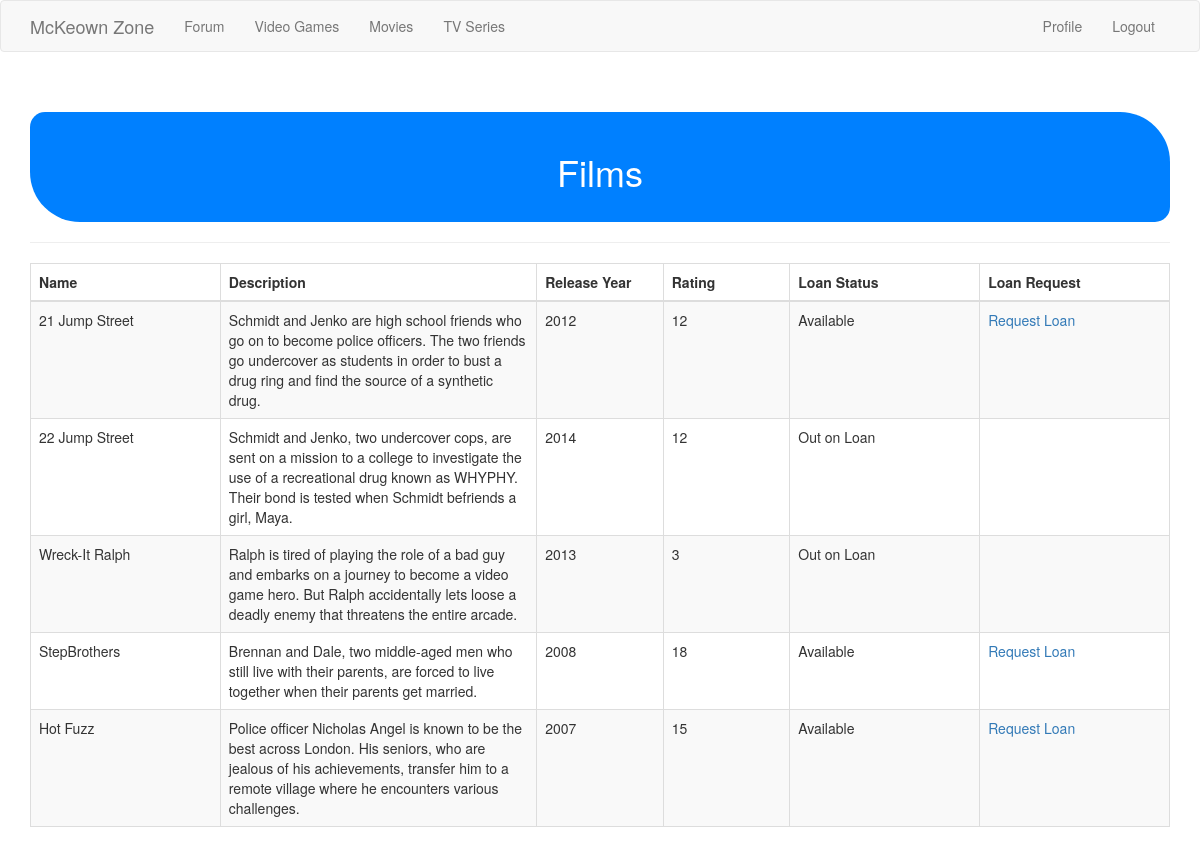
The app's page /films (signed in) with its own data.
### app/models.py (models this page shows)
class Film(db.Model):
	id = db.Column(db.Integer, primary_key=True)
	name = db.Column(db.String(50))
	description = db.Column(db.String(250))
	release_year = db.Column(db.Integer)
	rating = db.Column(db.Integer)
	loan_status = db.Column(db.String(150))
	last_update = db.Column(db.DateTime, default=datetime.utcnow)

### app/routes.py (the view)
@app.route('/films')
@login_required
def films():
	films = Film.query.all()
	return render_template ('films.html', films=films, title="Films")

### app/models.py (called while the page is built)
@login.user_loader
def load_user(id):
	return User.query.get(int(id));

### app/routes.py (called while the page is built)
@app.before_request
def before_request():
	if current_user.is_authenticated:
		current_user.last_seen = datetime.utcnow()
		db.session.commit()

### app/templates/films.html (shortened to what this page needs)
{% import "bootstrap/utils.html" as utils %}
{% extends "base.html" %}
{% block app_content %}
<div class="content-section">
  <div class="outer">
    <div class="middle">
      <div class="inner">
        <br/>
        <br/>
        <div class="roundedcornershapes">
        <h1 style="text-align:center;">Films</h1></div>
        {% if films %}
          <hr class="intro-divider">
          <div class="center">
            <table class="table table-striped table-bordered">
              <thead>
                <tr>
                  <th width="15%"> Name </th>
                  <th width="25%"> Description </th>
                  <th width="10%"> Release Year </th>
                  <th width="10%"> Rating </th>
                  <th width="15%"> Loan Status </th>
                  <th width="15%"> Loan Request </th>
                </tr>
              </thead>
              <tbody>
              {% for film in films %}
              <tr>
                <td> {{ film.name }} </td>
                <td> {{ film.description }} </td>
                <td> {{ film.release_year }} </td>
                <td> {{ film.rating }} </td>
                <td> {{ film.loan_status }} </td>
                <td>
                  {% if film.loan_status == "Available"  %}
                    <a href="{{ url_for('filmloan', id=film.id) }}">
                       Request Loan
                    </a>
                    {% endif %}
              </td>
                </tr>
              {% endfor %}
              </tbody>
            </table>
          </div>
        {% else %}
          <div style="text-align: center">
            <h3> No Films have been added. </h3>
            <hr class="intro-divider">
        {% endif %}
      </div>
    </div>
  </div>
</div>
{% endblock %}

### app/static/styles/style.css (style rules this page uses)
.roundedcornershapes { border-radius: 15px 50px; background: #0080FF; padding: 20px; width: 100%; height: 100%; color: white; }

### records on screen
Film: name "21 Jump Street", description "Schmidt and Jenko are high school friends who go on to become police officers. The two friends go undercover as students in order to bust a drug ring and find the source of a synthetic drug.", release_year "2012", rating "12", loan_status "Available"
Film: name "22 Jump Street", description "Schmidt and Jenko, two undercover cops, are sent on a mission to a college to investigate the use of a recreational drug known as WHYPHY. Their bond is tested when Schmidt befriends a girl, Maya.", release_year "2014", rating "12", loan_status "Out on Loan"
Film: name "Wreck-It Ralph", description "Ralph is tired of playing the role of a bad guy and embarks on a journey to become a video game hero. But Ralph accidentally lets loose a deadly enemy that threatens the entire arcade.", release_year "2013", rating "3", loan_status "Out on Loan"
Film: name "StepBrothers", description "Brennan and Dale, two middle-aged men who still live with their parents, are forced to live together when their parents get married.", release_year "2008", rating "18", loan_status "Available"
Film: name "Hot Fuzz", description "Police officer Nicholas Angel is known to be the best across London. His seniors, who are jealous of his achievements, transfer him to a remote village where he encounters various challenges.", release_year "2007", rating "15", loan_status "Available"
